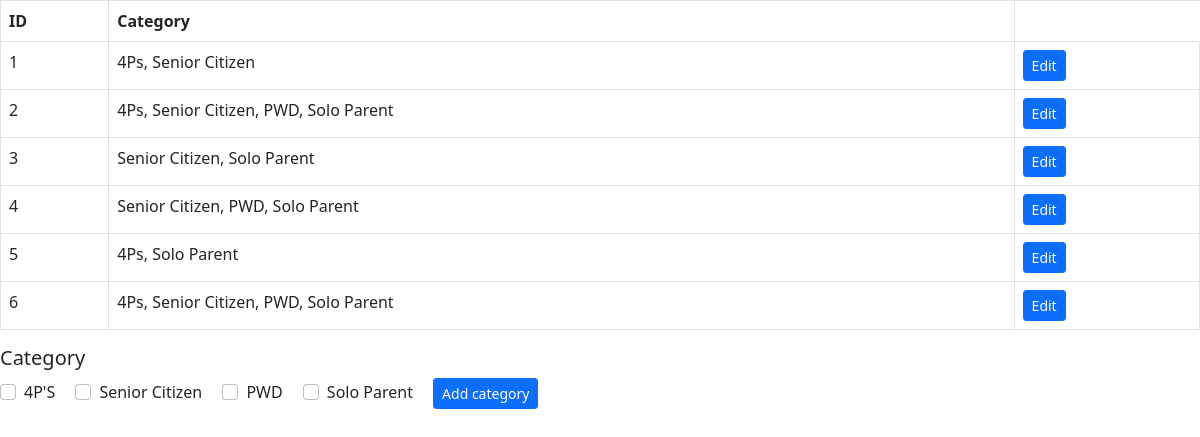
The app's page /webpage/testfolder/index.php with its own data.
### tables this page shows
CREATE TABLE `test` (
  `id` int(11) NOT NULL,
  `category` varchar(255) NOT NULL
);

### webpage/testfolder/index.php (the view, shortened to what this page needs)
<!DOCTYPE html>
<html lang="en">
<head>
    <link href="https://cdn.jsdelivr.net/npm/bootstrap@5.0.2/dist/css/bootstrap.min.css" rel="stylesheet">
</head>
<body>
<div class = "row">
    <div class = "col-md-12">
        <div class = "panel-body">
            <div class="table-responsive">
                <table class = "table table-bordered">
                    <thead>
                                    <tr>
                                    <th>ID</th>
                                    <th>Category</th>
                                    </tr>
                    </thead>
                    <?php
                        include "../../includes/connections.php";
                        $query = "SELECT * FROM test";
                        $result = mysqli_query($con,$query);
                        ?>
                    <tbody>
                            <?php while ($row = mysqli_fetch_array($result)){ ?>
                                <tr>
                                <td> <?=$row['id']; ?></td>
                                <td> <?=$row['category']; ?></td>
                                <td>
                                    <button id="edit" data-id = "<?=$row['id']?>" class = "btn btn-primary btn-sm edit">
                                     Edit </button>
                                </td>
                            </tr>
                            <?php }?>
                    </tbody>
                </table>
            </div>
        </div>
    </div>
    <form class="form-horizontal"  method="post" enctype="multipart/form-data" action = "../testfolder/index.add.php">
    <h5> Category </h5>
        <div class="form-check form-check-inline">
                <input class="form-check-input" name ="category[]" type="checkbox" value="4Ps" id="flexCheckDefault">
                    <label class="form-check-label" for="flexCheckDefault">
                        4P'S
                    </label>
        </div>
        <div class="form-check form-check-inline">
            <input class="form-check-input" name ="category[]" type="checkbox" value="Senior Citizen" id="flexCheckChecked" >
                <label class="form-check-label" for="flexCheckChecked">
                    Senior Citizen
                </label>
        </div>
        <div class="form-check form-check-inline">
            <input class="form-check-input"name ="category[]"  type="checkbox" value="PWD" id="flexCheckChecked" >
                <label class="form-check-label" for="flexCheckChecked">
                    PWD
                </label>
        </div>
        <div class="form-check form-check-inline">
            <input class="form-check-input" name ="category[]" type="checkbox" value="Solo Parent" id="flexCheckChecked" >
                <label class="form-check-label" for="flexCheckChecked">
                    Solo Parent
                </label>
        </div>
        <input type="submit" class="btn btn-primary btn-sm" name="test" id="test" value="Add category"/>
    </form>
</div>
    <?php include "../../includes/footer.php"?>
</body>
</html>

### records on screen
test: id "1", category "4Ps, Senior Citizen"
test: id "2", category "4Ps, Senior Citizen, PWD, Solo Parent"
test: id "3", category "Senior Citizen, Solo Parent"
test: id "4", category "Senior Citizen, PWD, Solo Parent"
test: id "5", category "4Ps, Solo Parent"
test: id "6", category "4Ps, Senior Citizen, PWD, Solo Parent"
